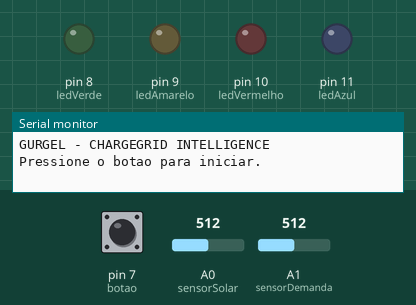
The sketch below on a simulated Arduino Uno, built with avr-gcc and run on an emulated ATmega328P. On the bench: output pins drawn as LEDs (lit = HIGH), the last lines printed to the serial monitor. The inputs (shaded band) are chosen by the test bench; at power-on: pin 7 (botao) HIGH, A0 (sensorSolar) = 512, A1 (sensorDemanda) = 512.

Above: at 1.2 s.
1.3 s: pin 7 (botao) pulled LOW for 3.2 s
At 4.4 s:
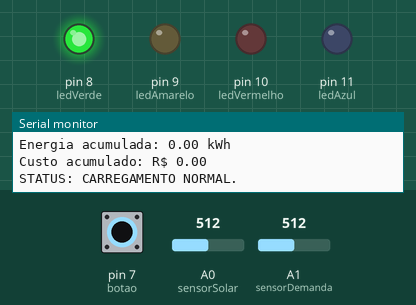
6.0 s: A0 (sensorSolar) set to 631
8.2 s: A0 (sensorSolar) set to 658
At 9.8 s:
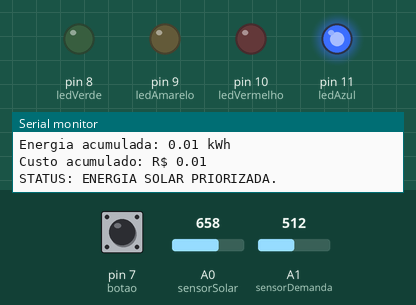
10.8 s: A1 (sensorDemanda) set to 544
At 13.0 s:
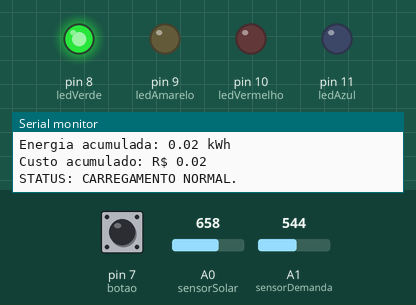
13.8 s: A1 (sensorDemanda) set to 716
At 15.3 s:
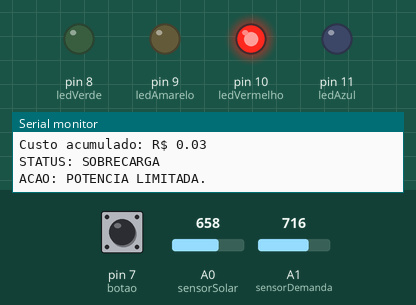
16.5 s: A1 (sensorDemanda) set to 699
18.6 s: A1 (sensorDemanda) set to 665
At 20.3 s:
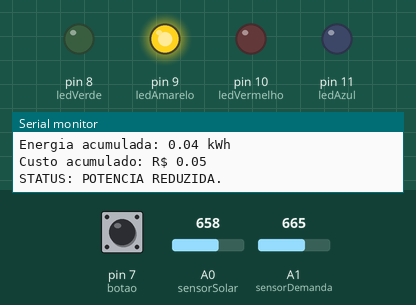
Timing chart, 0 to 21.8 s (numbered marks = the images above; inputs shaded):
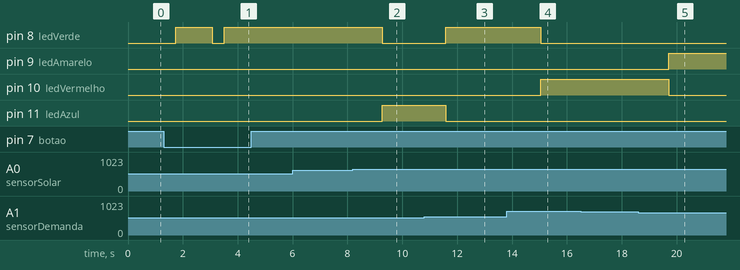

The sketch:

prototipo.ino
```cpp
const int sensorSolar = A0;
const int sensorDemanda = A1;

const int botao = 7;

const int ledVerde = 8;
const int ledAmarelo = 9;
const int ledVermelho = 10;
const int ledAzul = 11;

const float limitePotencia = 10.0;
const float tarifa = 1.20;

bool sessaoAtiva = false;

unsigned long inicioSessao = 0;
unsigned long ultimoCalculo = 0;

float energiaTotal = 0;
float custoTotal = 0;

void setup() {

  pinMode(botao, INPUT_PULLUP);

  pinMode(ledVerde, OUTPUT);
  pinMode(ledAmarelo, OUTPUT);
  pinMode(ledVermelho, OUTPUT);
  pinMode(ledAzul, OUTPUT);

  Serial.begin(9600);

  Serial.println("GURGEL - CHARGEGRID INTELLIGENCE");
  Serial.println("Pressione o botao para iniciar.");
}

void loop() {

  if (digitalRead(botao) == LOW) {

    sessaoAtiva = !sessaoAtiva;

    delay(300);

    if (sessaoAtiva) {

      inicioSessao = millis();
      ultimoCalculo = millis();

      energiaTotal = 0;
      custoTotal = 0;

      Serial.println();
      Serial.println("SESSAO INICIADA.");

    } else {

      Serial.println();
      Serial.println("SESSAO ENCERRADA.");

      Serial.print("Energia total: ");
      Serial.print(energiaTotal, 2);
      Serial.println(" kWh");

      Serial.print("Custo total: R$ ");
      Serial.println(custoTotal, 2);

      desligarLeds();
    }
  }

  if (sessaoAtiva) {

    int valorSolar = analogRead(sensorSolar);
    int valorDemanda = analogRead(sensorDemanda);

    float potenciaSolar = valorSolar * 12.0 / 1023.0;
    float demanda = valorDemanda * 15.0 / 1023.0;

    float potenciaLiberada;

    if (demanda > limitePotencia) {
      potenciaLiberada = limitePotencia;
    } else {
      potenciaLiberada = demanda;
    }

    float potenciaSolarUtilizada;

    if (potenciaSolar >= potenciaLiberada) {
      potenciaSolarUtilizada = potenciaLiberada;
    } else {
      potenciaSolarUtilizada = potenciaSolar;
    }

    float potenciaRede = potenciaLiberada - potenciaSolarUtilizada;

    unsigned long agora = millis();

    float tempoHoras = (agora - ultimoCalculo) / 3600000.0;

    energiaTotal = energiaTotal + (potenciaLiberada * tempoHoras);

    custoTotal = energiaTotal * tarifa;

    ultimoCalculo = agora;

    Serial.println("-----------------------------");

    Serial.print("Potencia solar: ");
    Serial.print(potenciaSolar, 1);
    Serial.println(" kW");

    Serial.print("Demanda: ");
    Serial.print(demanda, 1);
    Serial.println(" kW");

    Serial.print("Potencia liberada: ");
    Serial.print(potenciaLiberada, 1);
    Serial.println(" kW");

    Serial.print("Potencia da rede: ");
    Serial.print(potenciaRede, 1);
    Serial.println(" kW");

    Serial.print("Energia acumulada: ");
    Serial.print(energiaTotal, 2);
    Serial.println(" kWh");

    Serial.print("Custo acumulado: R$ ");
    Serial.println(custoTotal, 2);

    if (demanda > limitePotencia) {

      digitalWrite(ledVermelho, HIGH);
      digitalWrite(ledVerde, LOW);
      digitalWrite(ledAmarelo, LOW);
      digitalWrite(ledAzul, LOW);

      Serial.println("STATUS: SOBRECARGA");
      Serial.println("ACAO: POTENCIA LIMITADA.");

    } else if (potenciaSolar >= demanda && demanda > 0) {

      digitalWrite(ledAzul, HIGH);
      digitalWrite(ledVerde, LOW);
      digitalWrite(ledAmarelo, LOW);
      digitalWrite(ledVermelho, LOW);

      Serial.println("STATUS: ENERGIA SOLAR PRIORIZADA.");

    } else if (demanda >= 8.0) {

      digitalWrite(ledAmarelo, HIGH);
      digitalWrite(ledVerde, LOW);
      digitalWrite(ledVermelho, LOW);
      digitalWrite(ledAzul, LOW);

      Serial.println("STATUS: POTENCIA REDUZIDA.");

    } else {

      digitalWrite(ledVerde, HIGH);
      digitalWrite(ledAmarelo, LOW);
      digitalWrite(ledVermelho, LOW);
      digitalWrite(ledAzul, LOW);

      Serial.println("STATUS: CARREGAMENTO NORMAL.");
    }

    delay(1000);
  }
}

void desligarLeds() {

  digitalWrite(ledVerde, LOW);
  digitalWrite(ledAmarelo, LOW);
  digitalWrite(ledVermelho, LOW);
  digitalWrite(ledAzul, LOW);
}
```

Measured:
- the behaviour switches between 639 and 640 on A0 (sensorSolar) (found by bisection; images 1 and 2)
- the behaviour switches between 526 and 527 on A1 (sensorDemanda) (found by bisection; images 2 and 3)
- the behaviour switches between 683 and 682 on A1 (sensorDemanda) (found by bisection; images 4 and 5)
- after the input at 1.3 s, pin 8 (ledVerde): LOW → HIGH after 0.44 s, → LOW 1.3 s later, → HIGH 0.44 s later
- after the input at 8.2 s, pin 8 (ledVerde): HIGH → LOW after 1.1 s; pin 11 (ledAzul): LOW → HIGH after 1.1 s
- after the input at 10.8 s, pin 8 (ledVerde): LOW → HIGH after 0.78 s; pin 11 (ledAzul): HIGH → LOW after 0.78 s
- after the input at 13.8 s, pin 8 (ledVerde): HIGH → LOW after 1.2 s; pin 10 (ledVermelho): LOW → HIGH after 1.2 s
- after the input at 18.6 s, pin 9 (ledAmarelo): LOW → HIGH after 1.1 s; pin 10 (ledVermelho): HIGH → LOW after 1.1 s
